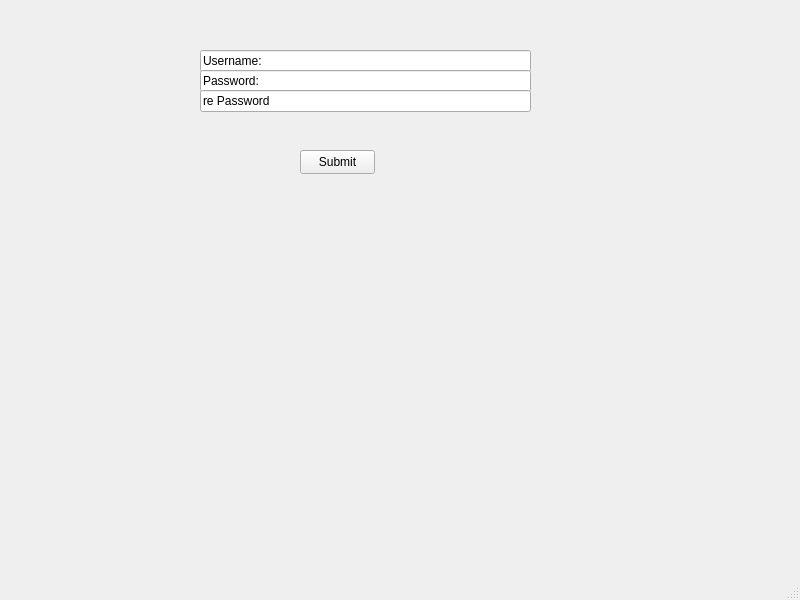
<?xml version="1.0" encoding="UTF-8"?>
<ui version="4.0">
 <class>MainWindow</class>
 <widget class="QMainWindow" name="MainWindow">
  <property name="geometry">
   <rect>
    <x>0</x>
    <y>0</y>
    <width>800</width>
    <height>600</height>
   </rect>
  </property>
  <property name="windowTitle">
   <string>MainWindow</string>
  </property>
  <widget class="QWidget" name="centralwidget">
   <widget class="QLineEdit" name="lineEdit">
    <property name="geometry">
     <rect>
      <x>200</x>
      <y>50</y>
      <width>331</width>
      <height>22</height>
     </rect>
    </property>
    <property name="text">
     <string>Username:</string>
    </property>
   </widget>
   <widget class="QLineEdit" name="lineEdit_2">
    <property name="geometry">
     <rect>
      <x>200</x>
      <y>70</y>
      <width>331</width>
      <height>22</height>
     </rect>
    </property>
    <property name="text">
     <string>Password:</string>
    </property>
   </widget>
   <widget class="QLineEdit" name="lineEdit_3">
    <property name="geometry">
     <rect>
      <x>200</x>
      <y>90</y>
      <width>331</width>
      <height>22</height>
     </rect>
    </property>
    <property name="text">
     <string>re Password</string>
    </property>
   </widget>
   <widget class="QPushButton" name="pushButton">
    <property name="geometry">
     <rect>
      <x>300</x>
      <y>150</y>
      <width>75</width>
      <height>24</height>
     </rect>
    </property>
    <property name="text">
     <string>Submit</string>
    </property>
   </widget>
  </widget>
  <widget class="QMenuBar" name="menubar">
   <property name="geometry">
    <rect>
     <x>0</x>
     <y>0</y>
     <width>800</width>
     <height>22</height>
    </rect>
   </property>
  </widget>
  <widget class="QStatusBar" name="statusbar"/>
 </widget>
 <resources/>
 <connections/>
</ui>
